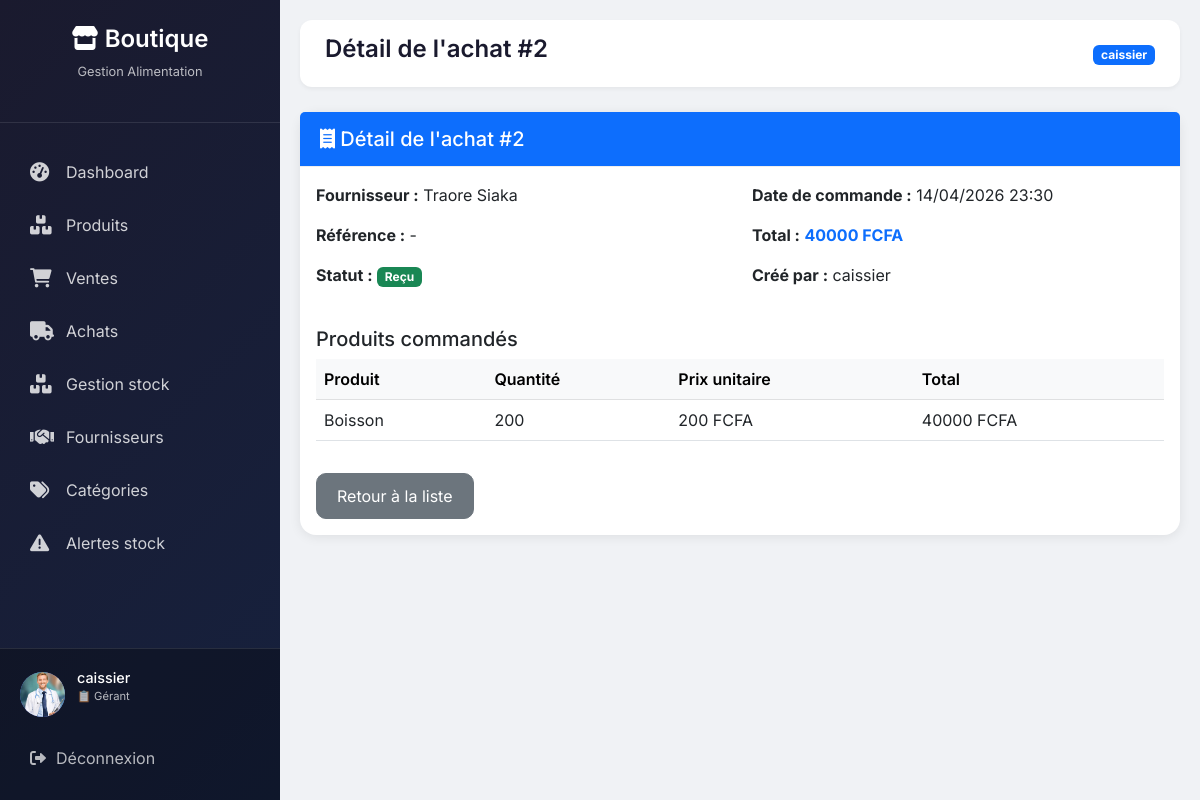
The page /achats/detail/2/ (signed in) on the database its author committed.
### shop/models.py (models this page shows, shortened)
class Profil(models.Model):
    ROLE_CHOICES = (
        ('admin', 'Administrateur'),
        ('manager', 'Gérant'),
        ('comptable', 'Comptable'),
    )
    user = models.OneToOneField(User, on_delete=models.CASCADE)
    role = models.CharField(max_length=20, choices=ROLE_CHOICES,
                            default='manager')
    avatar = models.ImageField(upload_to='avatars/', blank=True, null=True)

class Achat(models.Model):
    STATUT_CHOICES = [
        ('en_attente', 'En attente'),
        ('commandé', 'Commandé'),
        ('partiel', 'Réception partielle'),
        ('reçu', 'Reçu'),
        ('annulé', 'Annulé'),
    ]
    fournisseur = models.ForeignKey(Fournisseur, on_delete=models.PROTECT)
    date_commande = models.DateTimeField(auto_now_add=True)
    date_livraison = models.DateTimeField(null=True, blank=True)
    statut = models.CharField(max_length=20, choices=STATUT_CHOICES,
                              default='en_attente')
    total = models.DecimalField(max_digits=10, decimal_places=2, default=0)
    note = models.TextField(blank=True)
    user = models.ForeignKey(settings.AUTH_USER_MODEL,
                             on_delete=models.CASCADE)

class Fournisseur(models.Model):
    nom = models.CharField(max_length=150)
    email = models.EmailField(blank=True, null=True)
    phone = models.CharField(max_length=20)
    adresse = models.CharField(max_length=255)
    ville = models.CharField(max_length=100)
    pays = models.CharField(max_length=100)
    actif = models.BooleanField(default=True)
    date_creation = models.DateTimeField(auto_now_add=True)

class DetailAchat(models.Model):
    achat = models.ForeignKey(Achat, on_delete=models.CASCADE,
                              related_name="lignes")
    produit = models.ForeignKey(Produit, on_delete=models.PROTECT)
    quantite = models.PositiveIntegerField()
    prix = models.DecimalField(max_digits=10, decimal_places=2)
    total = models.DecimalField(max_digits=10, decimal_places=2, blank=True)
    note = models.TextField(blank=True)

class Produit(models.Model):
    UNIT_CHOICES = [
        ('kg', 'Kilogramme'),
        ('l', 'Litre'),
        ('pcs', 'Pièce'),
        ('box', 'Boîte'),
        ('pack', 'Pack'),
        ('g', 'Gramme'),
    ]
    nom = models.CharField(max_length=150)
    description = models.TextField(blank=True, null=True)
    unite = models.CharField(max_length=10, choices=UNIT_CHOICES,
                             default='pcs')
    sku = models.CharField(max_length=100, unique=True, blank=True, null=True)
    code_barre = models.CharField(max_length=100, unique=True, blank=True,
                                  null=True)
    categorie = models.ForeignKey(Categorie, on_delete=models.SET_NULL,
                                  null=True, blank=True,
                                  related_name="produits")
    fournisseur = models.ForeignKey(Fournisseur, on_delete=models.SET_NULL,
                                    null=True, blank=True,
                                    related_name="produits")
    prix_achat = models.DecimalField(max_digits=10, decimal_places=2,
                                     validators=[MinValueValidator(0)])
    prix_vente = models.DecimalField(max_digits=10, decimal_places=2,
                                     validators=[MinValueValidator(0)])
    quantite_stock = models.IntegerField(default=0,
                                         validators=[MinValueValidator(0)])
    stock_min = models.IntegerField(default=5,
                                    validators=[MinValueValidator(0)])
    image = models.ImageField(upload_to="produits/", blank=True, null=True)
    date_expiration = models.DateField(blank=True, null=True)
    created_at = models.DateTimeField(auto_now_add=True)
    updated_at = models.DateTimeField(auto_now=True)
    is_active = models.BooleanField(default=True)
    class Meta:
        ordering = ['-created_at']
        indexes = [
            models.Index(fields=['sku']),
            models.Index(fields=['code_barre']),
            models.Index(fields=['categorie']),
        ]

### shop/views.py (the view)
# urls.py: path('achats/detail/<int:achat_id>/', views.detail_achat, name='detail_achat'),
@login_required
def detail_achat(request, achat_id):
    achat = get_object_or_404(Achat, id=achat_id)
    user_role = request.user.profil.role
    if not (user_role in ['admin', 'comptable'] or achat.user == request.user):
        messages.error(request, "Vous n'avez pas accès à cet achat.")
        return redirect('liste_achats')
    lignes = achat.lignes.all()
    return render(request, 'shop/achats/detail.html', {'achat': achat, 'lignes': lignes})

### shop/templates/shop/achats/detail.html (shortened to what this page needs)
{% extends 'shop/base.html' %}
{% block page_title %}Détail de l'achat #{{ achat.id }}{% endblock %}
{% block content %}
<div class="card">
    <div class="card-header bg-primary text-white">
        <h5 class="mb-0"><i class="fas fa-receipt"></i> Détail de l'achat #{{ achat.id }}</h5>
    </div>
    <div class="card-body">
        <div class="row mb-4">
            <div class="col-md-6">
                <p><strong>Fournisseur :</strong> {{ achat.fournisseur.nom }}</p>
                <p><strong>Référence :</strong> {{ achat.reference|default:"-" }}</p>
                <p><strong>Statut :</strong>
                    <span class="badge
                        {% if achat.statut == 'reçu' %}bg-success
                        {% elif achat.statut == 'en_attente' %}bg-warning text-dark
                        {% elif achat.statut == 'commandé' %}bg-info
                        {% elif achat.statut == 'annulé' %}bg-danger
                        {% else %}bg-secondary{% endif %}">
                        {{ achat.get_statut_display }}
                    </span>
                </p>
            </div>
            <div class="col-md-6">
                <p><strong>Date de commande :</strong> {{ achat.date_commande|date:"d/m/Y H:i" }}</p>
                <p><strong>Total :</strong> <strong class="text-primary">{{ achat.total|floatformat:0 }} FCFA</strong></p>
                <p><strong>Créé par :</strong> {{ achat.user.username }}</p>
            </div>
        </div>
        <h5>Produits commandés</h5>
        <div class="table-responsive">
            <table class="table table-hover">
                <thead class="table-light">
                    <tr>
                        <th>Produit</th>
                        <th>Quantité</th>
                        <th>Prix unitaire</th>
                        <th>Total</th>
                    </tr>
                </thead>
                <tbody>
                    {% for ligne in lignes %}
                    <tr>
                        <td>{{ ligne.produit.nom }}</td>
                        <td>{{ ligne.quantite }}</td>
                        <td>{{ ligne.prix|floatformat:0 }} FCFA</td>
                        <td>{{ ligne.total|floatformat:0 }} FCFA</td>
                    </tr>
                    {% empty %}
                    <tr>
                        <td colspan="4">Aucun produit dans cet achat</td>
                    </tr>
                    {% endfor %}
                </tbody>
            </table>
        </div>
        <div class="mt-3">
            <a href="{% url 'liste_achats' %}" class="btn btn-secondary">Retour à la liste</a>
        </div>
    </div>
</div>
{% endblock %}

### shop/templates/shop/base.html (shortened to what this page needs)
<!DOCTYPE html>
<html lang="fr">
<head>
    <link href="https://cdn.jsdelivr.net/npm/bootstrap@5.3.0/dist/css/bootstrap.min.css" rel="stylesheet">
    <link rel="stylesheet" href="https://cdnjs.cloudflare.com/ajax/libs/font-awesome/6.0.0-beta3/css/all.min.css">
</head>
<body>
<div class="sidebar" id="sidebar">
    <div class="sidebar-header">
        <h3><i class="fas fa-store"></i> Boutique</h3>
        <p>Gestion Alimentation</p>
    </div>
    <ul class="nav-menu">
        <li class="nav-item">
            <a href="
                {% if user.profil.role == 'admin' %}
                    {% url 'dashboard_admin' %}
                {% elif user.profil.role == 'comptable' %}
                    {% url 'dashboard_comptable' %}
                {% else %}
                    {% url 'dashboard_gerant' %}
                {% endif %}
            " class="nav-link">
                <i class="fas fa-tachometer-alt"></i>
                <span>Dashboard</span>
            </a>
        </li>
        {% if user.profil.role != 'comptable' %}
        <li class="nav-item">
            <a href="{% url 'liste_produits' %}" class="nav-link">
                <i class="fas fa-boxes"></i>
                <span>Produits</span>
            </a>
        </li>
        {% endif %}
        <li class="nav-item">
            <a href="{% url 'liste_ventes' %}" class="nav-link">
                <i class="fas fa-shopping-cart"></i>
                <span>Ventes</span>
            </a>
        </li>
        <li class="nav-item">
            <a href="{% url 'liste_achats' %}" class="nav-link">
                <i class="fas fa-truck"></i>
                <span>Achats</span>
            </a>
        </li>
        {% if user.profil.role != 'comptable' %}
        <li class="nav-item">
            <a href="{% url 'gestion_stock' %}" class="nav-link">
                <i class="fas fa-boxes"></i>
                <span>Gestion stock</span>
            </a>
        </li>
        {% endif %}
        {% if user.profil.role != 'comptable' %}
        <li class="nav-item">
            <a href="{% url 'liste_fournisseurs' %}" class="nav-link">
                <i class="fas fa-handshake"></i>
                <span>Fournisseurs</span>
            </a>
        </li>
        {% endif %}
        {% if user.profil.role != 'comptable' %}
        <li class="nav-item">
            <a href="{% url 'liste_categories' %}" class="nav-link">
                <i class="fas fa-tags"></i>
                <span>Catégories</span>
            </a>
        </li>
        {% endif %}
        {% if user.profil.role != 'comptable' %}
        <li class="nav-item">
            <a href="{% url 'alertes_stock' %}" class="nav-link">
                <i class="fas fa-exclamation-triangle"></i>
                <span>Alertes stock</span>
            </a>
        </li>
        {% endif %}
    </ul>
    <div class="user-section">
        <div class="user-info">
            <div class="user-avatar">
                {% if user.profil.avatar %}
                    <img src="{{ user.profil.avatar.url }}" alt="{{ user.username }}">
                {% else %}
                    {{ user.username|make_list|first|upper }}
                {% endif %}
            </div>
            <div class="user-details">
                <h5>{{ user.username }}</h5>
                <p>
                    {% if user.profil.role == 'admin' %}
                        👑 Administrateur
                    {% elif user.profil.role == 'comptable' %}
                        💰 Comptable
                    {% else %}
                        📋 Gérant
                    {% endif %}
                </p>
            </div>
        </div>
        <a href="{% url 'deconnexion' %}" class="logout-link">
            <i class="fas fa-sign-out-alt"></i> Déconnexion
        </a>
    </div>
</div>
<div class="main-content" id="mainContent">
    <div class="top-bar">
        <h1 class="page-title">{% block page_title %}Dashboard{% endblock %}</h1>
        <div class="top-bar-right">
            <span class="badge bg-primary">{{ user.username }}</span>
        </div>
    </div>
    {% block content %}{% endblock %}
</div>
</body>
</html>

### shop/templates/shop/base.html (style rules this page uses)
* { margin: 0; padding: 0; box-sizing: border-box; }
body { font-family: 'Inter', sans-serif; background: #f0f2f5; }
.sidebar { position: fixed; left: 0; top: 0; width: 280px; height: 100%; background: linear-gradient(135deg, #1a1a2e 0%, #16213e 100%); color: white; transition: transform 0.3s ease; z-index: 1000; overflow-y: auto; display: flex; flex-direction: column; }
.sidebar-header { padding: 25px 20px; text-align: center; border-bottom: 1px solid rgba(255,255,255,0.1); margin-bottom: 20px; flex-shrink: 0; }
.sidebar-header h3 { font-size: 1.5rem; font-weight: 600; }
.sidebar-header p { font-size: 0.8rem; opacity: 0.7; margin-top: 5px; }
.nav-menu { list-style: none; padding: 0; margin: 0; flex: 1; }
.nav-item { margin: 5px 15px; }
.nav-link { display: flex; align-items: center; padding: 12px 15px; color: rgba(255,255,255,0.8); text-decoration: none; border-radius: 10px; transition: all 0.3s; gap: 12px; }
.nav-link i { width: 24px; font-size: 1.2rem; }
.user-section { padding: 20px; border-top: 1px solid rgba(255,255,255,0.1); background: rgba(0,0,0,0.3); flex-shrink: 0; }
.user-info { display: flex; align-items: center; gap: 12px; margin-bottom: 15px; }
.user-avatar { width: 45px; height: 45px; background: #667eea; border-radius: 50%; display: flex; align-items: center; justify-content: center; font-weight: bold; font-size: 1.2rem; overflow: hidden; }
.user-avatar img { width: 100%; height: 100%; object-fit: cover; }
.user-details h5 { font-size: 0.9rem; margin-bottom: 2px; }
.user-details p { font-size: 0.7rem; opacity: 0.7; }
.logout-link { display: flex; align-items: center; gap: 10px; color: rgba(255,255,255,0.7); text-decoration: none; padding: 10px; border-radius: 8px; transition: all 0.3s; }
.main-content { margin-left: 280px; padding: 20px; min-height: 100vh; }
.top-bar { background: white; border-radius: 12px; padding: 15px 25px; margin-bottom: 25px; display: flex; justify-content: space-between; align-items: center; box-shadow: 0 2px 4px rgba(0,0,0,0.05); }
.page-title { font-size: 1.5rem; font-weight: 600; color: #1a1a2e; }
.card { background: white; border-radius: 16px; box-shadow: 0 2px 12px rgba(0,0,0,0.08); border: none; margin-bottom: 25px; }
.card-header { background: white; border-bottom: 1px solid #eee; padding: 15px 20px; font-weight: 600; border-radius: 16px 16px 0 0; }
.btn { border-radius: 10px; padding: 10px 20px; }
.table th { background: #f8f9fa; font-weight: 600; }

### rows shown on the page
Achat: id "2", fournisseur.nom "Traore Siaka", statut "Reçu", date_commande "14/04/2026 23:30", total "40000", user.username "caissier"
DetailAchat: produit.nom "Boisson", quantite "200", prix "200", total "40000"

### other values the page prints
{{ user.username }} "caissier"
{{ achat.reference|default:"-" }} "-"
